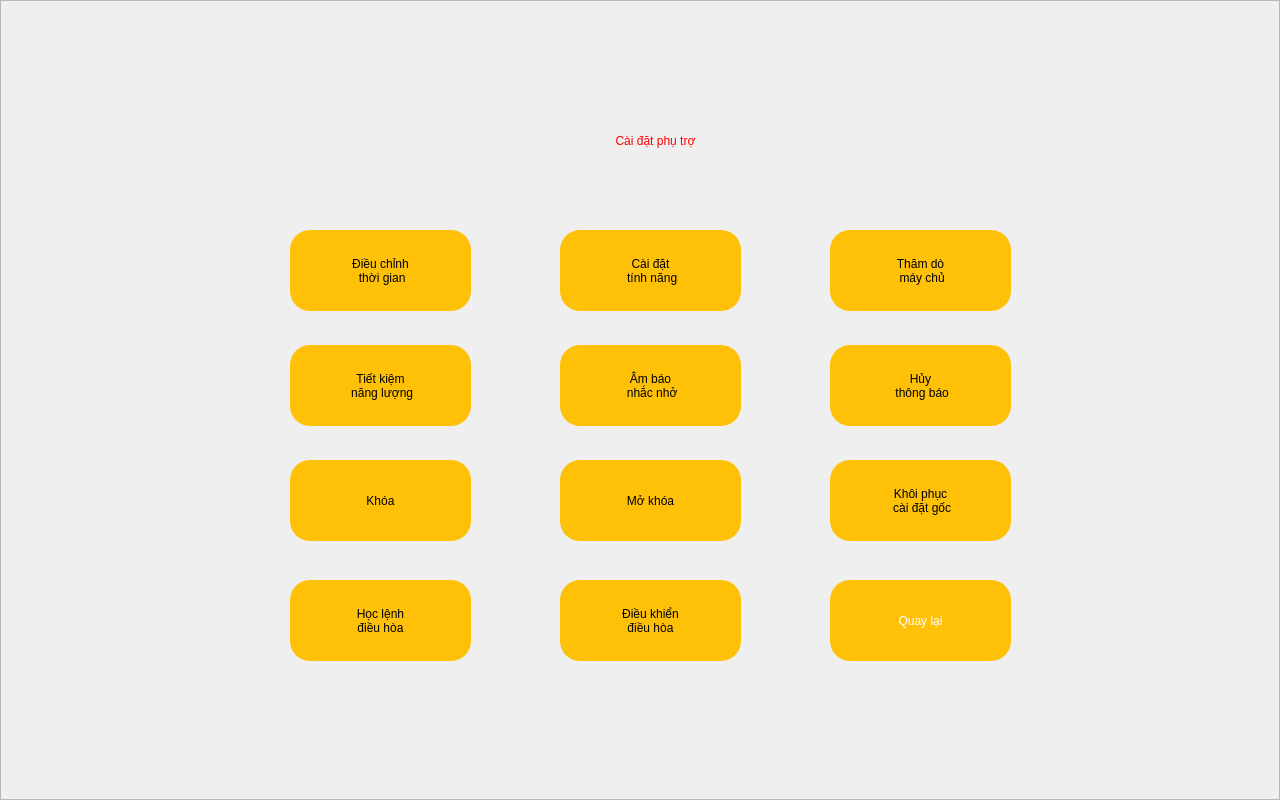
<?xml version="1.0" encoding="UTF-8"?>
<ui version="4.0">
 <class>SVCaiDatPhuTro</class>
 <widget class="QWidget" name="SVCaiDatPhuTro">
  <property name="geometry">
   <rect>
    <x>0</x>
    <y>0</y>
    <width>1280</width>
    <height>800</height>
   </rect>
  </property>
  <property name="windowTitle">
   <string>Form</string>
  </property>
  <widget class="QFrame" name="frame">
   <property name="geometry">
    <rect>
     <x>0</x>
     <y>0</y>
     <width>1280</width>
     <height>800</height>
    </rect>
   </property>
   <property name="styleSheet">
    <string notr="true">.QFrame{background-image: url(:/images/darkbg.jpg);}#lbtitle{color:red ;font: 75  30pt bold &quot;Ubuntu&quot;;}QPushButton:pressed { background-color: #FF6E40}#btBack{color:white;border-image: url(:/images/back.png);}QPushButton:pressed { background-color: #FF6E40}.QPushButton{border-radius: 20px;background-color: #FFC107;font: 75 20pt bold &quot;Ubuntu&quot;;}</string>
   </property>
   <property name="frameShape">
    <enum>QFrame::StyledPanel</enum>
   </property>
   <property name="frameShadow">
    <enum>QFrame::Raised</enum>
   </property>
   <widget class="QLabel" name="lbtitle">
    <property name="geometry">
     <rect>
      <x>410</x>
      <y>110</y>
      <width>491</width>
      <height>61</height>
     </rect>
    </property>
    <property name="text">
     <string>Cài đặt phụ trợ</string>
    </property>
    <property name="alignment">
     <set>Qt::AlignCenter</set>
    </property>
   </widget>
   <widget class="QPushButton" name="btDcThoiGian">
    <property name="geometry">
     <rect>
      <x>290</x>
      <y>230</y>
      <width>181</width>
      <height>81</height>
     </rect>
    </property>
    <property name="text">
     <string>Điều chỉnh
 thời gian</string>
    </property>
   </widget>
   <widget class="QPushButton" name="btCdTinhNang">
    <property name="geometry">
     <rect>
      <x>560</x>
      <y>230</y>
      <width>181</width>
      <height>81</height>
     </rect>
    </property>
    <property name="text">
     <string>Cài đặt
 tính năng</string>
    </property>
   </widget>
   <widget class="QPushButton" name="btThamSlave">
    <property name="geometry">
     <rect>
      <x>830</x>
      <y>230</y>
      <width>181</width>
      <height>81</height>
     </rect>
    </property>
    <property name="text">
     <string>Thăm dò
 máy chủ</string>
    </property>
   </widget>
   <widget class="QPushButton" name="btTietKiemNangLuong">
    <property name="geometry">
     <rect>
      <x>290</x>
      <y>345</y>
      <width>181</width>
      <height>81</height>
     </rect>
    </property>
    <property name="text">
     <string>Tiết kiệm
 năng lượng</string>
    </property>
   </widget>
   <widget class="QPushButton" name="btAmBao">
    <property name="geometry">
     <rect>
      <x>560</x>
      <y>345</y>
      <width>181</width>
      <height>81</height>
     </rect>
    </property>
    <property name="text">
     <string>Âm báo
 nhắc nhở</string>
    </property>
   </widget>
   <widget class="QPushButton" name="btHuyThongBao">
    <property name="geometry">
     <rect>
      <x>830</x>
      <y>345</y>
      <width>181</width>
      <height>81</height>
     </rect>
    </property>
    <property name="text">
     <string>Hủy
 thông báo</string>
    </property>
   </widget>
   <widget class="QPushButton" name="btKhoa">
    <property name="geometry">
     <rect>
      <x>290</x>
      <y>460</y>
      <width>181</width>
      <height>81</height>
     </rect>
    </property>
    <property name="text">
     <string>Khóa</string>
    </property>
   </widget>
   <widget class="QPushButton" name="btMoKhoa">
    <property name="geometry">
     <rect>
      <x>560</x>
      <y>460</y>
      <width>181</width>
      <height>81</height>
     </rect>
    </property>
    <property name="text">
     <string>Mở khóa</string>
    </property>
   </widget>
   <widget class="QPushButton" name="btCdGoc">
    <property name="geometry">
     <rect>
      <x>830</x>
      <y>460</y>
      <width>181</width>
      <height>81</height>
     </rect>
    </property>
    <property name="text">
     <string>Khôi phục
 cài đặt gốc</string>
    </property>
   </widget>
   <widget class="QPushButton" name="btBack">
    <property name="geometry">
     <rect>
      <x>830</x>
      <y>580</y>
      <width>181</width>
      <height>81</height>
     </rect>
    </property>
    <property name="text">
     <string>Quay lại</string>
    </property>
   </widget>
   <widget class="QPushButton" name="btHocLenhDieuHoa">
    <property name="geometry">
     <rect>
      <x>290</x>
      <y>580</y>
      <width>181</width>
      <height>81</height>
     </rect>
    </property>
    <property name="text">
     <string>Học lệnh
điều hòa</string>
    </property>
   </widget>
   <widget class="QPushButton" name="btDkDieuHoa">
    <property name="geometry">
     <rect>
      <x>560</x>
      <y>580</y>
      <width>181</width>
      <height>81</height>
     </rect>
    </property>
    <property name="text">
     <string>Điều khiển
điều hòa</string>
    </property>
   </widget>
  </widget>
 </widget>
 <resources>
  <include location="resources.qrc"/>
 </resources>
 <connections/>
</ui>
